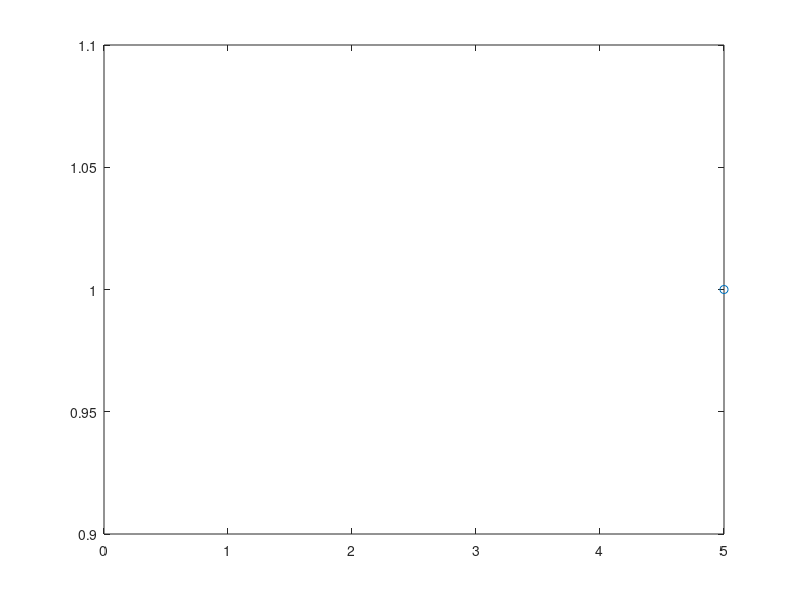

Source code (MATLAB):
clear all;
clc;

N=input('number of simulations: ');
n=input('number of trials: ');
p=input('probability of succes: ');

for i=1:N
    k=0;
    for j=1:n
        U=rand;
        k=k+(U<p) ;
    end
    X(i)=k;
end

U_X=unique(X);
n_X= hist(X,length(U_X));
relative_freq=n_X/N;
[U_X;relative_freq]
plot(U_X,relative_freq,'o',0:n,binopdf(0:n,n,p),'x')

%[1:N; X]